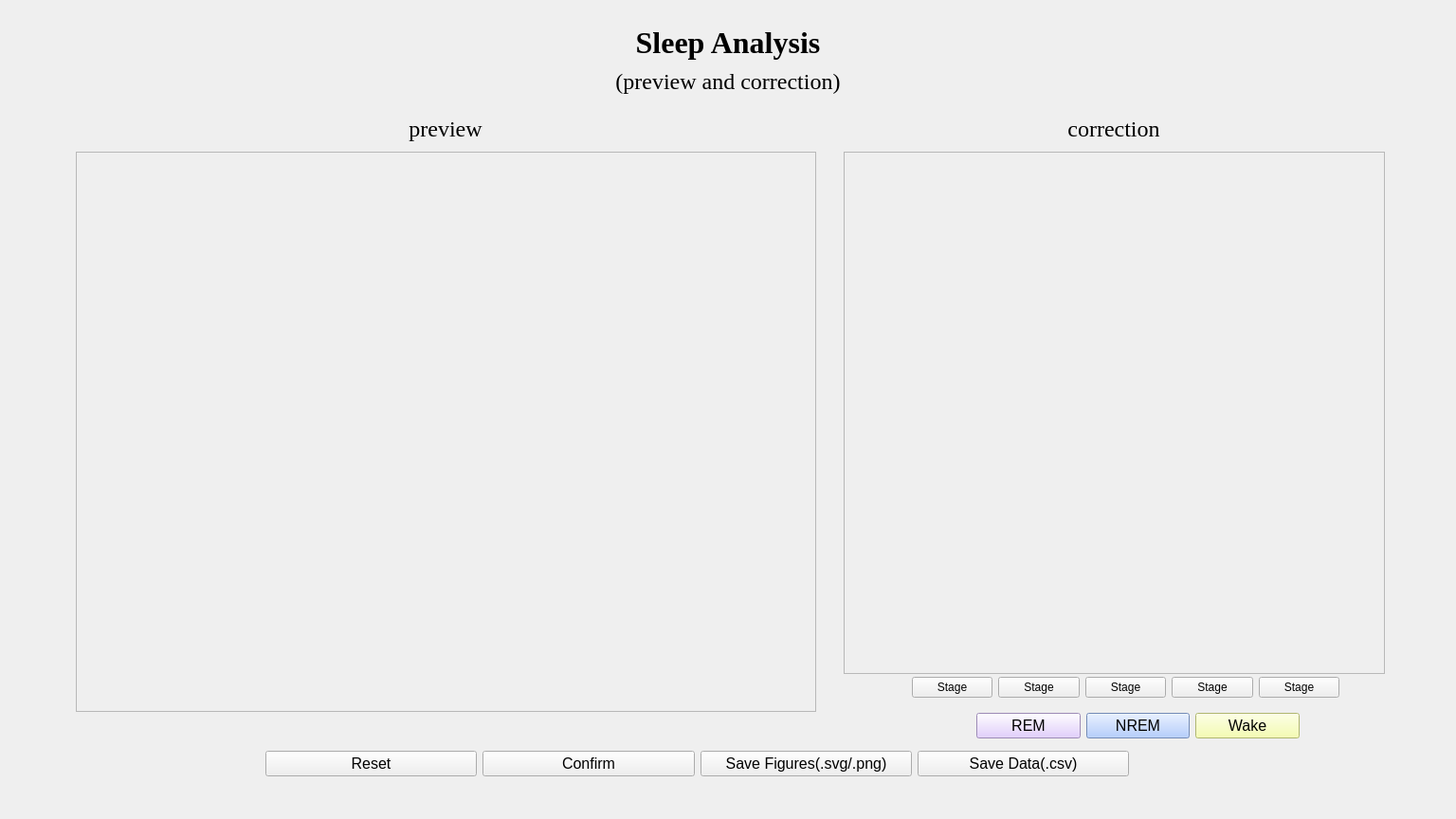
<?xml version="1.0" encoding="UTF-8"?>
<ui version="4.0">
 <class>Form</class>
 <widget class="QWidget" name="Form">
  <property name="geometry">
   <rect>
    <x>0</x>
    <y>0</y>
    <width>1536</width>
    <height>864</height>
   </rect>
  </property>
  <property name="windowTitle">
   <string>Form</string>
  </property>
  <widget class="QLabel" name="title_1">
   <property name="geometry">
    <rect>
     <x>0</x>
     <y>20</y>
     <width>1536</width>
     <height>50</height>
    </rect>
   </property>
   <property name="font">
    <font>
     <family>Times New Roman</family>
     <pointsize>24</pointsize>
     <weight>75</weight>
     <bold>true</bold>
    </font>
   </property>
   <property name="layoutDirection">
    <enum>Qt::LeftToRight</enum>
   </property>
   <property name="text">
    <string>Sleep Analysis</string>
   </property>
   <property name="alignment">
    <set>Qt::AlignCenter</set>
   </property>
  </widget>
  <widget class="QLabel" name="title_2">
   <property name="geometry">
    <rect>
     <x>0</x>
     <y>70</y>
     <width>1536</width>
     <height>31</height>
    </rect>
   </property>
   <property name="font">
    <font>
     <family>Times New Roman</family>
     <pointsize>18</pointsize>
     <weight>50</weight>
     <bold>false</bold>
    </font>
   </property>
   <property name="layoutDirection">
    <enum>Qt::LeftToRight</enum>
   </property>
   <property name="text">
    <string>(preview and correction)</string>
   </property>
   <property name="alignment">
    <set>Qt::AlignCenter</set>
   </property>
  </widget>
  <widget class="QScrollArea" name="scrollArea_1">
   <property name="geometry">
    <rect>
     <x>80</x>
     <y>160</y>
     <width>781</width>
     <height>591</height>
    </rect>
   </property>
   <property name="widgetResizable">
    <bool>true</bool>
   </property>
   <widget class="QWidget" name="scrollAreaWidgetContents">
    <property name="geometry">
     <rect>
      <x>0</x>
      <y>0</y>
      <width>779</width>
      <height>589</height>
     </rect>
    </property>
   </widget>
  </widget>
  <widget class="QScrollArea" name="scrollArea">
   <property name="geometry">
    <rect>
     <x>890</x>
     <y>160</y>
     <width>571</width>
     <height>551</height>
    </rect>
   </property>
   <property name="widgetResizable">
    <bool>true</bool>
   </property>
   <widget class="QWidget" name="scrollAreaWidgetContents_2">
    <property name="geometry">
     <rect>
      <x>0</x>
      <y>0</y>
      <width>569</width>
      <height>549</height>
     </rect>
    </property>
   </widget>
  </widget>
  <widget class="QLabel" name="title_3">
   <property name="geometry">
    <rect>
     <x>80</x>
     <y>120</y>
     <width>780</width>
     <height>31</height>
    </rect>
   </property>
   <property name="font">
    <font>
     <family>Times New Roman</family>
     <pointsize>18</pointsize>
     <weight>50</weight>
     <bold>false</bold>
    </font>
   </property>
   <property name="layoutDirection">
    <enum>Qt::LeftToRight</enum>
   </property>
   <property name="text">
    <string>preview</string>
   </property>
   <property name="alignment">
    <set>Qt::AlignCenter</set>
   </property>
  </widget>
  <widget class="QLabel" name="title_4">
   <property name="geometry">
    <rect>
     <x>890</x>
     <y>120</y>
     <width>570</width>
     <height>31</height>
    </rect>
   </property>
   <property name="font">
    <font>
     <family>Times New Roman</family>
     <pointsize>18</pointsize>
     <weight>50</weight>
     <bold>false</bold>
    </font>
   </property>
   <property name="layoutDirection">
    <enum>Qt::LeftToRight</enum>
   </property>
   <property name="text">
    <string>correction</string>
   </property>
   <property name="alignment">
    <set>Qt::AlignCenter</set>
   </property>
  </widget>
  <widget class="QWidget" name="layoutWidget">
   <property name="geometry">
    <rect>
     <x>280</x>
     <y>730</y>
     <width>911</width>
     <height>151</height>
    </rect>
   </property>
   <layout class="QHBoxLayout" name="horizontalLayout">
    <item>
     <widget class="QPushButton" name="pushButton_reset">
      <property name="font">
       <font>
        <family>Arial</family>
        <pointsize>12</pointsize>
       </font>
      </property>
      <property name="text">
       <string>Reset</string>
      </property>
     </widget>
    </item>
    <item>
     <widget class="QPushButton" name="pushButton_confirm">
      <property name="font">
       <font>
        <family>Arial</family>
        <pointsize>12</pointsize>
       </font>
      </property>
      <property name="text">
       <string>Confirm</string>
      </property>
     </widget>
    </item>
    <item>
     <widget class="QPushButton" name="pushButton_savefig">
      <property name="font">
       <font>
        <family>Arial</family>
        <pointsize>12</pointsize>
       </font>
      </property>
      <property name="text">
       <string>Save Figures(.svg/.png)</string>
      </property>
     </widget>
    </item>
    <item>
     <widget class="QPushButton" name="pushButton_savedata">
      <property name="font">
       <font>
        <family>Arial</family>
        <pointsize>12</pointsize>
       </font>
      </property>
      <property name="text">
       <string>Save Data(.csv)</string>
      </property>
     </widget>
    </item>
   </layout>
  </widget>
  <widget class="QWidget" name="">
   <property name="geometry">
    <rect>
     <x>1030</x>
     <y>740</y>
     <width>341</width>
     <height>51</height>
    </rect>
   </property>
   <layout class="QHBoxLayout" name="horizontalLayout_2">
    <item>
     <widget class="QPushButton" name="button_REM">
      <property name="font">
       <font>
        <family>Arial</family>
        <pointsize>12</pointsize>
       </font>
      </property>
      <property name="styleSheet">
       <string notr="true">QPushButton {background-color:#dbc1ff}
QPushButton:pressed {background-color:#a162ff}</string>
      </property>
      <property name="text">
       <string>REM</string>
      </property>
     </widget>
    </item>
    <item>
     <widget class="QPushButton" name="button_NREM">
      <property name="font">
       <font>
        <family>Arial</family>
        <pointsize>12</pointsize>
       </font>
      </property>
      <property name="styleSheet">
       <string notr="true">QPushButton {background-color:#a0c1ff}
QPushButton:pressed {background-color:#2f89ff}</string>
      </property>
      <property name="text">
       <string>NREM</string>
      </property>
     </widget>
    </item>
    <item>
     <widget class="QPushButton" name="button_Wake">
      <property name="font">
       <font>
        <family>Arial</family>
        <pointsize>12</pointsize>
       </font>
      </property>
      <property name="styleSheet">
       <string notr="true">QPushButton {background-color:#f5ff9b}
QPushButton:pressed {background-color:#b9bc0f}</string>
      </property>
      <property name="text">
       <string>Wake</string>
      </property>
     </widget>
    </item>
   </layout>
  </widget>
  <widget class="QWidget" name="">
   <property name="geometry">
    <rect>
     <x>962</x>
     <y>710</y>
     <width>451</width>
     <height>31</height>
    </rect>
   </property>
   <layout class="QHBoxLayout" name="horizontalLayout_3">
    <item>
     <widget class="QPushButton" name="Stage_1">
      <property name="text">
       <string>Stage</string>
      </property>
     </widget>
    </item>
    <item>
     <widget class="QPushButton" name="Stage_2">
      <property name="text">
       <string>Stage</string>
      </property>
     </widget>
    </item>
    <item>
     <widget class="QPushButton" name="Stage_3">
      <property name="text">
       <string>Stage</string>
      </property>
     </widget>
    </item>
    <item>
     <widget class="QPushButton" name="Stage_4">
      <property name="text">
       <string>Stage</string>
      </property>
     </widget>
    </item>
    <item>
     <widget class="QPushButton" name="Stage_5">
      <property name="text">
       <string>Stage</string>
      </property>
     </widget>
    </item>
   </layout>
  </widget>
 </widget>
 <resources/>
 <connections/>
</ui>
